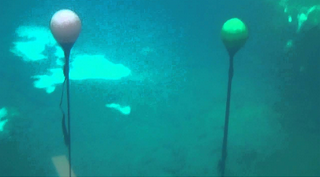
#> input picture extra_cluster/flower.png, 320 x 177 px
$ python 100_dbscan.py
#> lines starting #> are read from the running program, lines starting #| are printed output that depends on the picture
## source: https://stackoverflow.com/questions/40142835/image-not-segmenting-properly-using-dbscan

import numpy as np
import cv2
import matplotlib.pyplot as plt
from sklearn.cluster import DBSCAN

img= cv2.imread('flower.png')
#> img is the input picture: shape (177, 320, 3); mean B, G, R 147.4, 143.3, 17.3
labimg = cv2.cvtColor(img, cv2.COLOR_BGR2LAB)
#> labimg: shape (177, 320, 3); mean of channels 0, 1, 2 137.4, 99.5, 117

n = 0
while(n<4):
    labimg = cv2.pyrDown(labimg)
    n = n+1
#> after the loop, n = 4

feature_image=np.reshape(labimg, [-1, 3])
#> feature_image = 240 rows, first 8: [125, 106, 110], [128, 106, 110], [135, 105, 108], [150, 105, 108], [167, 107, 109], [154, 106, 107], [145, 105, 105], [143, 106, 104]
rows, cols, chs = labimg.shape
#> rows = 12; cols = 20; chs = 3

db = DBSCAN(eps=5, min_samples=50, metric = 'euclidean',algorithm ='auto')
db.fit(feature_image)
labels = db.labels_

indices = np.dstack(np.indices(labimg.shape[:2]))
xycolors = np.concatenate((labimg, indices), axis=-1)
feature_image2 = np.reshape(xycolors, [-1,5])
#> feature_image2 = 240 rows, first 6: [125, 106, 110, 0, 0], [128, 106, 110, 0, 1], [135, 105, 108, 0, 2], [150, 105, 108, 0, 3], [167, 107, 109, 0, 4], [154, 106, 107, 0, 5]
db.fit(feature_image2)
labels2 = db.labels_

plt.figure(2)
plt.subplot(2, 1, 1)
plt.imshow(img)
plt.axis('off')

# plt.subplot(2, 1, 2)
# plt.imshow(np.reshape(labels, [rows, cols]))
# plt.axis('off')

plt.subplot(2, 1, 2)
plt.imshow(np.reshape(labels2, [rows, cols]))
plt.axis('off')
plt.show()
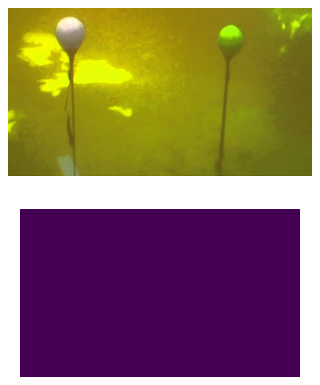
#> figure drawn by matplotlib, 2 panels; B, G, R data is drawn as R, G, B
